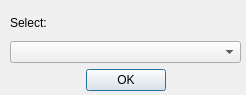
<?xml version="1.0" encoding="UTF-8"?>
<ui version="4.0">
 <class>Dialog</class>
 <widget class="QDialog" name="Dialog">
  <property name="geometry">
   <rect>
    <x>0</x>
    <y>0</y>
    <width>246</width>
    <height>95</height>
   </rect>
  </property>
  <property name="windowTitle">
   <string>Select</string>
  </property>
  <widget class="QWidget" name="verticalLayoutWidget">
   <property name="geometry">
    <rect>
     <x>10</x>
     <y>10</y>
     <width>231</width>
     <height>81</height>
    </rect>
   </property>
   <layout class="QVBoxLayout" name="verticalLayout">
    <property name="sizeConstraint">
     <enum>QLayout::SetMaximumSize</enum>
    </property>
    <item>
     <widget class="QLabel" name="label">
      <property name="text">
       <string>Select:</string>
      </property>
     </widget>
    </item>
    <item>
     <widget class="QComboBox" name="comboBox">
      <property name="currentIndex">
       <number>-1</number>
      </property>
      <property name="sizeAdjustPolicy">
       <enum>QComboBox::AdjustToContents</enum>
      </property>
      <property name="minimumContentsLength">
       <number>1</number>
      </property>
      <property name="frame">
       <bool>true</bool>
      </property>
     </widget>
    </item>
    <item>
     <widget class="QDialogButtonBox" name="buttonBox">
      <property name="orientation">
       <enum>Qt::Horizontal</enum>
      </property>
      <property name="standardButtons">
       <set>QDialogButtonBox::Ok</set>
      </property>
      <property name="centerButtons">
       <bool>true</bool>
      </property>
     </widget>
    </item>
   </layout>
  </widget>
 </widget>
 <resources/>
 <connections>
  <connection>
   <sender>buttonBox</sender>
   <signal>accepted()</signal>
   <receiver>Dialog</receiver>
   <slot>accept()</slot>
   <hints>
    <hint type="sourcelabel">
     <x>248</x>
     <y>254</y>
    </hint>
    <hint type="destinationlabel">
     <x>157</x>
     <y>274</y>
    </hint>
   </hints>
  </connection>
  <connection>
   <sender>buttonBox</sender>
   <signal>rejected()</signal>
   <receiver>Dialog</receiver>
   <slot>reject()</slot>
   <hints>
    <hint type="sourcelabel">
     <x>316</x>
     <y>260</y>
    </hint>
    <hint type="destinationlabel">
     <x>286</x>
     <y>274</y>
    </hint>
   </hints>
  </connection>
 </connections>
</ui>
